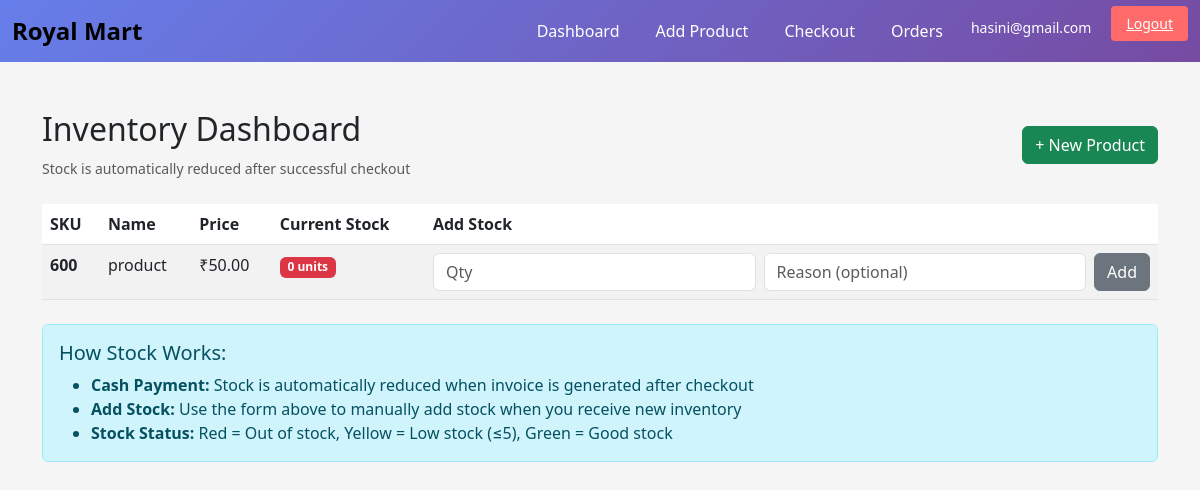
Page / (signed in) on the committed database.
### tables this page shows
CREATE TABLE inventory_items (
        id INTEGER PRIMARY KEY AUTOINCREMENT,
        admin_id INTEGER NOT NULL,
        sku TEXT NOT NULL,
        name TEXT NOT NULL,
        description TEXT,
        unit_price REAL NOT NULL,
        created_at TIMESTAMP DEFAULT CURRENT_TIMESTAMP,
        FOREIGN KEY (admin_id) REFERENCES admins(id),
        UNIQUE(admin_id, sku)
      );

### app.py (the view)
@app.route("/")
def dashboard():
  if not require_admin():
    return redirect(url_for("login"))
  conn = get_db()
  admin_id = session.get("admin_id")
  items = conn.execute("SELECT * FROM inventory_items WHERE admin_id=? ORDER BY created_at DESC", (admin_id,)).fetchall()
  stocks = {item["id"]: current_stock(conn, item["id"]) for item in items}
  return render_template("dashboard.html", items=items, stocks=stocks)

### app.py (called while the page is built)
def require_admin():
  if not session.get("admin_id"):
    flash("Please log in as admin.")
    return False
  return True

def current_stock(conn, item_id):
  cur = conn.execute("SELECT COALESCE(SUM(delta_quantity),0) AS qty FROM inventory_stock WHERE item_id=?", (item_id,))
  return cur.fetchone()["qty"]

### db.py (called while the page is built)
def get_db():
  conn = sqlite3.connect(DB_PATH)
  conn.row_factory = sqlite3.Row
  return conn

### templates/dashboard.html (shortened to what this page needs)
{% extends "base.html" %}
{% block content %}
<div class="d-flex justify-content-between align-items-center mb-4">
  <div>
    <h2>Inventory Dashboard</h2>
    <small class="text-muted">Stock is automatically reduced after successful checkout</small>
  </div>
  <a class="btn btn-success" href="{{ url_for('inventory_new') }}">+ New Product</a>
</div>
<table class="table table-striped mt-3">
  <thead>
    <tr>
      <th>SKU</th>
      <th>Name</th>
      <th>Price</th>
      <th>Current Stock</th>
      <th>Add Stock</th>
    </tr>
  </thead>
  <tbody>
    {% for item in items %}
      <tr>
        <td><strong>{{ item.sku }}</strong></td>
        <td>{{ item.name }}</td>
        <td>₹{{ '%.2f'|format(item.unit_price) }}</td>
        <td>
          <span class="badge {% if stocks[item.id] <= 0 %}bg-danger{% elif stocks[item.id] <= 5 %}bg-warning{% else %}bg-success{% endif %}">
            {{ stocks[item.id] }} units
          </span>
        </td>
        <td>
          <form method="post" action="{{ url_for('add_stock', item_id=item.id) }}" class="d-flex gap-2">
            <input name="quantity" type="number" min="1" class="form-control" placeholder="Qty" required>
            <input name="reason" class="form-control" placeholder="Reason (optional)">
            <button type="submit" class="btn btn-secondary">Add</button>
          </form>
        </td>
      </tr>
    {% endfor %}
  </tbody>
</table>
<div class="mt-4 alert alert-info">
  <h5>How Stock Works:</h5>
  <ul class="mb-0">
    <li><strong>Cash Payment:</strong> Stock is automatically reduced when invoice is generated after checkout</li>
    <li><strong>Add Stock:</strong> Use the form above to manually add stock when you receive new inventory</li>
    <li><strong>Stock Status:</strong> Red = Out of stock, Yellow = Low stock (≤5), Green = Good stock</li>
  </ul>
</div>
{% endblock %}

### templates/base.html (style rules this page uses)
body { background: #f5f5f5; }

### rows in the picture
inventory_items: sku "600", name "product", unit_price "50.00", stocks "0"

### other values in the picture
{{ session.get('admin_email') }} "hasini@gmail.com"
